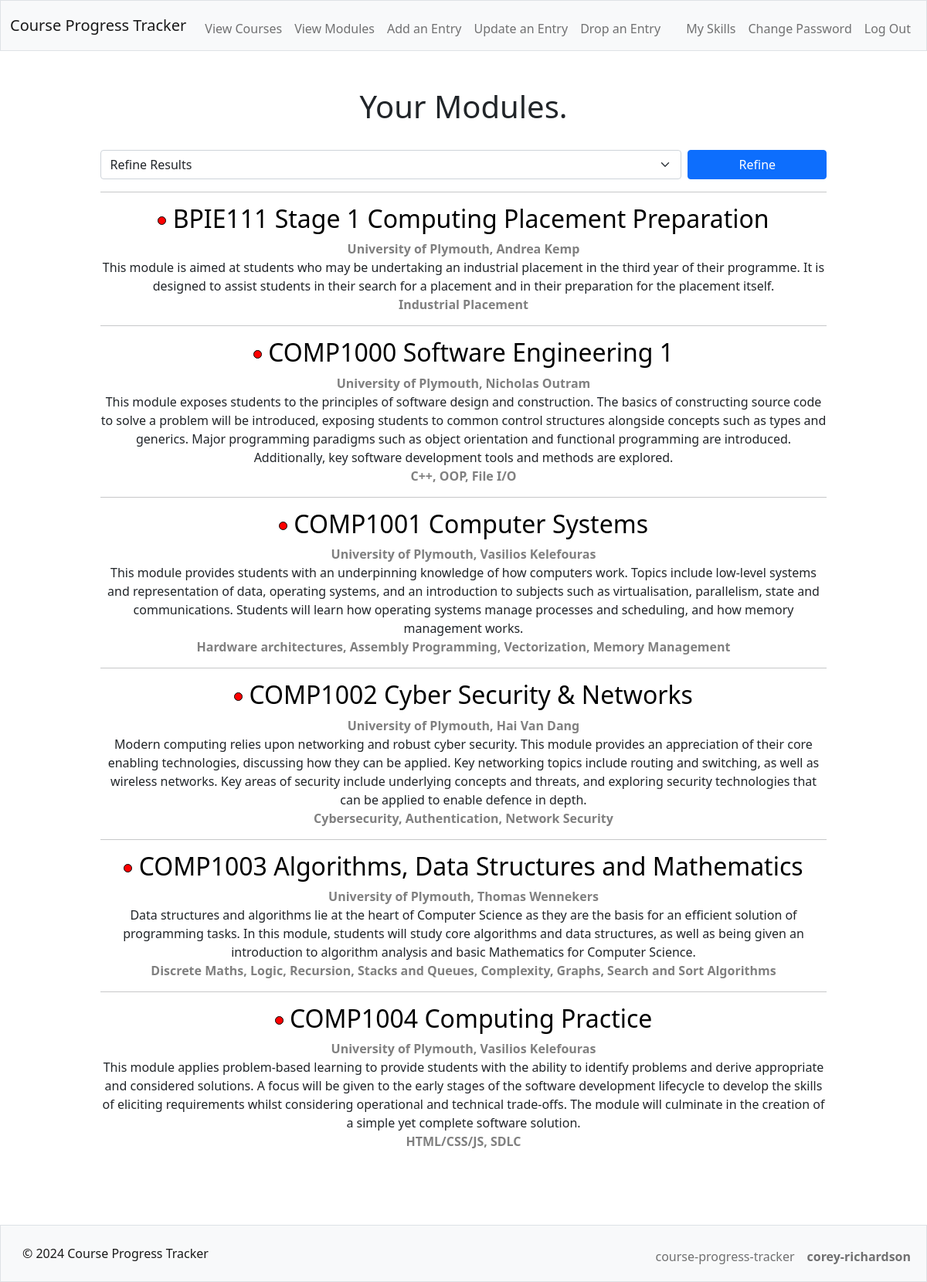
The app's page /modules (signed in), older data.
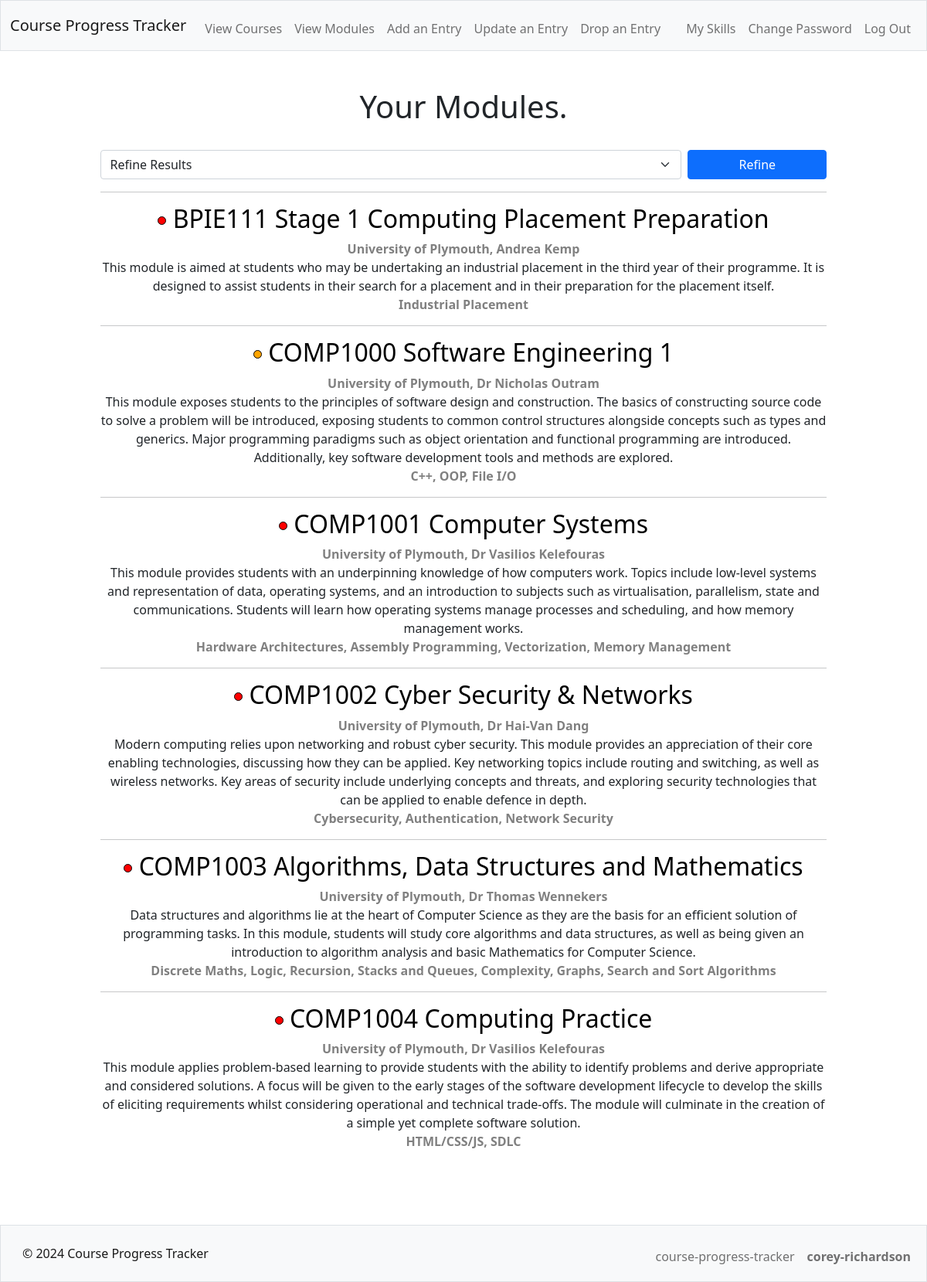
The same page, newer data.
### tables this page shows
CREATE TABLE courses (id INTEGER, user_id INTEGER NOT NULL, name TEXT NOT NULL UNIQUE, url TEXT, topics TEXT NOT NULL, desc TEXT NOT NULL, provider TEXT NOT NULL, is_complete BOOL NOT NULL, is_course BOOL NOT NULL, PRIMARY KEY(id));

### app.py (the view)
@app.route("/modules", methods=["GET", "POST"])
@login_required
def modules():
    if request.method == "POST" and request.form.get("sort_index"):
        sort_index = request.form.get("sort_index")
        match sort_index:
            case "provider":
                modules = db.execute(
                    "SELECT * FROM courses WHERE user_id = ? AND is_course = false ORDER BY provider, name",
                    (session["user_id"],)
                )
            case "completed":
                modules = db.execute(
                    "SELECT * FROM courses WHERE user_id = ? AND is_course = false ORDER BY is_complete DESC, name",
                    (session["user_id"],)
                )
            case "inProgress":
                modules = db.execute(
                    "SELECT * FROM courses WHERE user_id = ? AND is_course = false ORDER BY CASE is_complete WHEN 1 THEN 1 WHEN 2 THEN 2 WHEN 0 THEN 3 END, name",
                    (session["user_id"],)
                )
            case "incomplete":
                modules = db.execute(
                    "SELECT * FROM courses WHERE user_id = ? AND is_course = false ORDER BY is_complete ASC, name",
                    (session["user_id"],)
                )
            case "onlyCompleted":
                modules = db.execute(
                    "SELECT * FROM courses WHERE user_id = ? AND is_course = false AND is_complete = 2 ORDER BY name",
                    (session["user_id"],)
                )
            case "hideCompleted":
                modules = db.execute(
                    "SELECT * FROM courses WHERE user_id = ? AND is_course = false AND is_complete != 2 ORDER BY name",
                    (session["user_id"],)
                )
            case _: # name or anything else
                modules = db.execute(
                    "SELECT * FROM courses WHERE user_id = ? AND is_course = false ORDER BY name",
                    (session["user_id"],)
                )
    else:
        modules = db.execute(
            "SELECT * FROM courses WHERE user_id = ? AND is_course = false ORDER BY name",
            (session["user_id"],)
        )
    modules = modules.fetchall()
    if len(modules) == 0:
        return render_template("empty.html", type="modules", action="display")
    return render_template("index.html", courses=modules, type="Modules")

### app.py (called while the page is built)
@app.after_request
def after_request(response):
    response.headers["Cache-Control"] = "no-cache, no-store, must-revalidate"
    response.headers["Expires"] = 0
    response.headers["Pragma"] = "no-cache"
    return response

### helpers.py (called while the page is built)
def login_required(f):
    @wraps(f)
    def decorated_function(*args, **kwargs):
        if session.get("user_id") is None:
            return redirect("/login")
        return f(*args, **kwargs)
    return decorated_function

### templates/index.html (shortened to what this page needs)
{% extends "layout.html" %}
{% block main %}
    <h1>Your {{ type }}.</h1>
    <br>
    <div class="course">
        {% if type == "Courses" %}
        <form action="/" method="post">
        {% else %}
        <form action="/modules" method="post">
        {% endif %}
            <div class="mb-3 d-flex justify-content-between align-items-center">
                <select class="form-select flex-grow-1 me-2" name="sort_index">
                    <option selected disabled hidden>Refine Results</option>
                </select>
                <button class="btn btn-primary flex-grow-1" type="submit">Refine</button> <br>
            </div>
        </form>
        <hr>
    </div>
    {% for course in courses %}
        <div class="course">
            <h2>
                {% if course[7] == 2 %}
                    <span class="green dot"></span>
                {% elif course[7] == 1 %}
                    <span class="amber dot"></span>
                {% else %}
                    <span class="red dot"></span>
                {% endif %}
                {% if course[3] %}
                    <a href="{{ course[3] }}" target="_blank">{{ course[2] }}</a>
                {% else %}
                    {{ course[2] }}
                {% endif %}
            </h2>
            <aside>{{ course[6] }}</aside>
            <p>
                {{ course[5] }} <br>
                <aside>{{ course[4] }}</aside>
            </p>
            {% if not loop.last %}
            <hr>
            {% endif %}
        </div>
    {% endfor %}
{% endblock %}

### templates/layout.html (shortened to what this page needs)
<!DOCTYPE html>
<html lang="en">
    <head>
        <link href="https://cdn.jsdelivr.net/npm/bootstrap@5.1.3/dist/css/bootstrap.min.css" rel="stylesheet">
        <link href="/static/style.css" rel="stylesheet">
    </head>
    <body>
        <nav class="bg-light border navbar navbar-expand-md navbar-light">
            <div class="container-fluid">
                <a class="navbar-brand" href="/">Course Progress Tracker</a>
                <div class="collapse navbar-collapse" id="navbar">
                    {% if session["user_id"] %}
                        <ul class="navbar-nav me-auto mt-2">
                            <li class="nav-item"><a class="nav-link" href="/">View Courses</a></li>
                            <li class="nav-item"><a class="nav-link" href="/modules">View Modules</a></li>
                            <li class="nav-item"><a class="nav-link" href="/add">Add an Entry</a></li>
                            <li class="nav-item"><a class="nav-link" href="/update">Update an Entry</a></li>
                            <li class="nav-item"><a class="nav-link" href="/drop">Drop an Entry</a></li>
                        </ul>
                        <ul class="navbar-nav ms-auto mt-2">
                            <li class="nav-item"><a class="nav-link" href="/skills">My Skills</a></li>
                            <li class="nav-item"><a class="nav-link" href="/change_password">Change Password</a></li>
                            <li class="nav-item"><a class="nav-link" href="/logout">Log Out</a></li>
                        </ul>
                    {% else %}
                        <ul class="navbar-nav ms-auto mt-2">
                            <li class="nav-item"><a class="nav-link" href="/register">Register</a></li>
                            <li class="nav-item"><a class="nav-link" href="/login">Log In</a></li>
                        </ul>
                    {% endif %}
                </div>
            </div>
        </nav>
        <main class="container-fluid py-5 text-center">
            {% block main %}{% endblock %}
        </main>
        <footer class="bg-light border navbar navbar-expand-md navbar-light mt-5">
            <div class="container-fluid">
                <span class="navbar-text">
                    <a class="nav-link" href="https://github.com/corey-richardson/course-progress-tracker/blob/main/LICENSE" target="_blank">&copy; 2024 Course Progress Tracker</a>
                </span>
                <ul class="navbar-nav ms-auto mt-2">
                    <li class="nav-item"><a class="nav-link" href="https://github.com/corey-richardson/course-progress-tracker" target="_blank">course-progress-tracker</a></li>
                    <li class="nav-item"><b><a class="nav-link" href="https://linktr.ee/coreyrichardson" target="_blank">corey-richardson</a></b></li>
                </ul>
            </div>
        </footer>
    </body>
</html>

### static/style.css (style rules this page uses)
body { display: flex; flex-direction: column; min-height: 100vh; }
main { flex: 1; }
p, aside { margin: 0; }
h2 > a { text-decoration: none; color: black; }
.course aside { font-weight: bold; color: grey; }
hr { margin: 15px auto; }
.dot { height: 11px; width: 11px; border: 1px solid black; border-radius: 50%; display: inline-block; position: relative; bottom: 4px; }
.amber { background-color: orange; }
.red { background-color: red; }
.course { width: 80%; margin: 0 auto; }
select { max-width: 80%; }
input, select { min-width: 80%; }

Row changes from the older to the newer data that the page shows:
changed courses "COMP1000 Software Engineering 1": is_complete False → True (drawn); provider "University of Plymouth, Nicholas Outram" → "University of Plymouth, Dr Nicholas Outram"
changed courses "COMP1001 Computer Systems": provider "University of Plymouth, Vasilios Kelefouras" → "University of Plymouth, Dr Vasilios Kelefouras"; topics "Hardware architectures, Assembly Programming, Vectorization, Memory Management" → "Hardware Architectures, Assembly Programming, Vectorization, Memory Management"
changed courses "COMP1002 Cyber Security & Networks": provider "University of Plymouth, Hai Van Dang" → "University of Plymouth, Dr Hai-Van Dang"
changed courses "COMP1003 Algorithms, Data Structures and Mathematics": provider "University of Plymouth, Thomas Wennekers" → "University of Plymouth, Dr Thomas Wennekers"
changed courses "COMP1004 Computing Practice": provider "University of Plymouth, Vasilios Kelefouras" → "University of Plymouth, Dr Vasilios Kelefouras"
